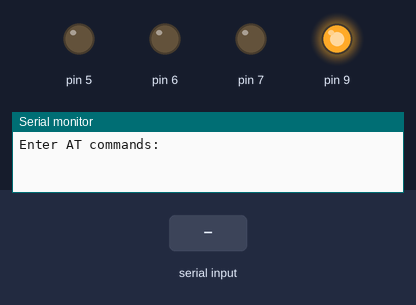
Bench run of a sketch on a simulated Arduino Uno, built with avr-gcc and run on an emulated ATmega328P. On the bench: output pins drawn as LEDs (lit = HIGH), the last lines printed to the serial monitor. The test bench sets the inputs (shaded band).

Above: at 1.2 s.
1.3 s: "90,45,200\n" received over the second serial link
At 2.1 s:
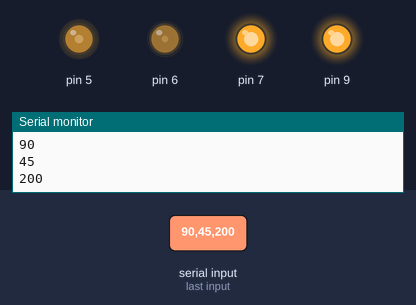
3.0 s: "90,45\n" received over the second serial link
At 4.3 s:
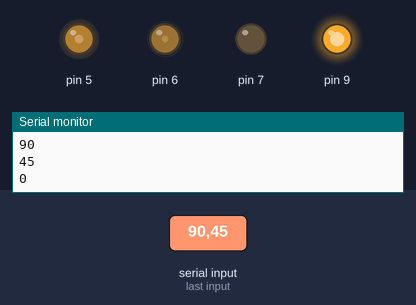
4.6 s: "30,150,10\n" received over the second serial link
At 5.8 s:
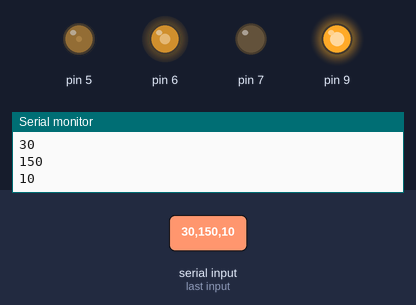
6.3 s: "5\n" received over the second serial link
At 6.9 s:
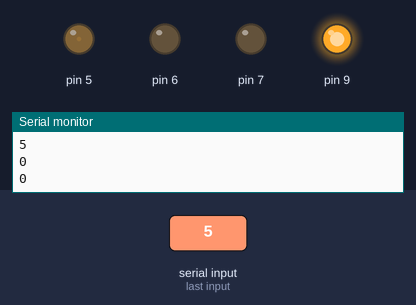
7.8 s: "1,90\n" received over the second serial link
At 8.4 s:
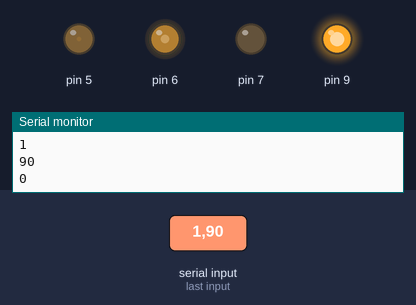
9.4 s: "90\n" received over the second serial link
At 10.2 s:
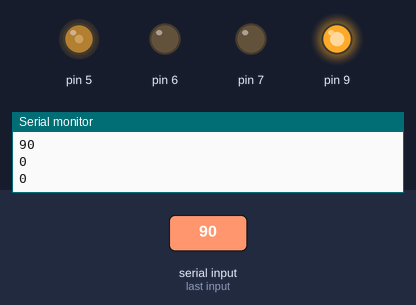
Timing chart, 0 to 11.9 s (numbered marks = the images above; inputs shaded):
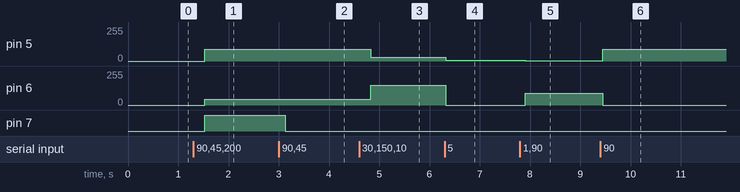

The sketch:

BTLED.ino
```cpp
#include <SoftwareSerial.h>

SoftwareSerial BTSerial(11, 10); // RX | TX

#define END_CMD_CHAR '\n'
#define RET_CMD_CHAR '\r'

void setup()
{
  /*
   * El pin 9 serveix par alimentar el mòdul BT. Aquests tipus de mòduls funcionen de 3.6v a 6v.
   * Si el connectem al pin 9 el seu voltatge serà de 3.3v o 5v depenent de l'arduino. Si vulguéssim
   * sempre treballar a 5v l'hauríem de connectar a aquell pin de l'arduino que tingués aquest voltatge.
   * Encara que puguem treballar a 3.6v, millor treballar a 5v.
   */
  pinMode(9, OUTPUT);
  digitalWrite(9, HIGH);

  /*
   * En el meu mòdul BT no cal fer aquesta connexió ja que té botó físic.
   * Per entrar en AT mode cal mantenir el botó apretat mentre se li dóna alimnetació.
   * En mòduls BT que no tinguin botó físic cal enviar la senyal HIGH al pin KEY
   * del propi mòdul. Per fer-ho utilitzem un pin de l'arduino, en aquest cas fóra el 8
   * pinMode(8, OUTPUT);
   * digitalWrite(8, HIGH);
   */

  // Inicialitzar el port sèrie per intercomunicar-nos amb el PC
  Serial.begin(9600);
  Serial.println("Enter AT commands:");

  // Inicialitzar el port sèrie del bluetooth per intercomunicar-nos amb el mòbils, PCs, etc.
  BTSerial.begin(38400);  // HC-05 default speed in AT command mode.
  // Fer que els pins 5, 6 i 7 siguin de sortida perquè és on es connectarà el LED RGB
  for (int i = 5 ; i <= 7 ; i++)
    pinMode(i, OUTPUT);
}

void loop()
{
  if (BTSerial.available())
    {
      /*
       * Tot allò que el port del Bluetooth rebi ho mostrarà pel port sèrie i podrà ser llegit per la consola,
       * ja siguin comandes AT o ja siguin colors enviats per bluetooth
       */
      String inMSG = GetLine();
      Serial.println(inMSG);
      splitColorAndSend(inMSG);
    }

  // Keep reading from Arduino Serial Monitor and send to HC-05
  if (Serial.available())
    BTSerial.write(Serial.read());


}

String GetLine()
{
  String msg = "" ;
  if (BTSerial.available())
  {
    char c = BTSerial.read();
    while (c != END_CMD_CHAR)
    {
      msg = msg + c ;
      delay(25) ;
      c = BTSerial.read();
    }
  }
  return(msg);
}


void Color(int R, int G, int B)
{
  analogWrite(5, R) ;   // Red
  analogWrite(6, G) ;   // Green
  analogWrite(7, B) ;   // Blue
}

void splitColorAndSend(String color)
{
  int i = 0;
  int pos = 0;
  int arrColor[] = {0,0,0};
  int arrColorIndex = 0;

  for (i=0; i<=color.length(); i++)
  {
    if (color[i] == ',' || i == color.length())
    {
      arrColor[arrColorIndex] = (color.substring(pos,i)).toInt();
      pos = i+1;
      arrColorIndex++;
    }
  }

  Color(arrColor[0],arrColor[1], arrColor[2]);

  Serial.println(arrColor[0]);
  Serial.println(arrColor[1]);
  Serial.println(arrColor[2]);
}
```

Measured:
- after the input at 1.3 s, pin 5: 0/255 → 90/255 after 0.23 s; pin 6: 0/255 → 45/255 after 0.23 s; pin 7: LOW → HIGH after 0.23 s
- after the input at 3.0 s, pin 7: HIGH → LOW after 0.13 s
- after the input at 4.6 s, pin 5: 90/255 → 30/255 after 0.23 s; pin 6: 45/255 → 150/255 after 0.23 s
- after the input at 6.3 s, pin 5: 30/255 → 5/255 at once; pin 6: 150/255 → 0/255 at once
- after the input at 7.8 s, pin 5: 5/255 → 1/255 after 0.10 s; pin 6: 0/255 → 90/255 after 0.10 s
- after the input at 9.4 s, pin 5: 1/255 → 90/255 after 0.05 s; pin 6: 90/255 → 0/255 after 0.05 s
